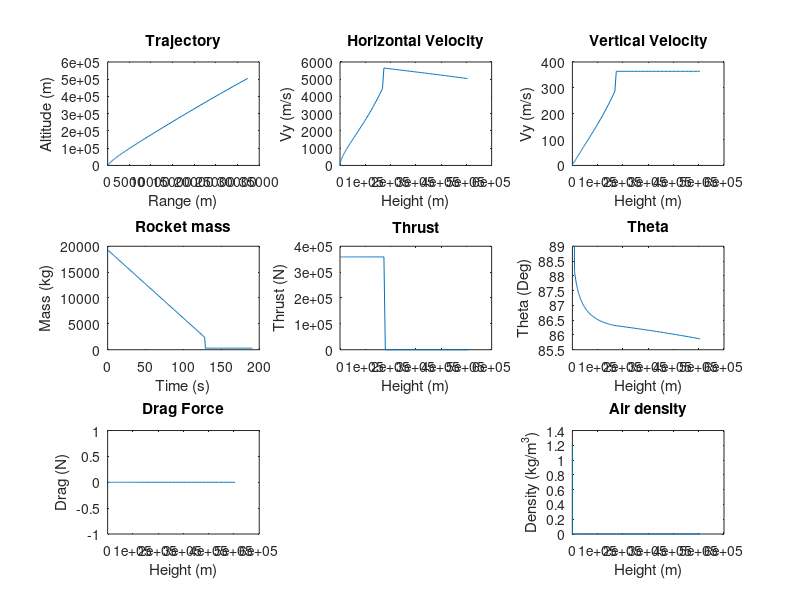

Write the MATLAB code that produced this figure.
  % Program:
  % Rocket_Trajectory_Simulation.m
  % Multi-stage rocket dynamics and trajectory simulation.
  %
  % Description:
  % Predicts multi-stage rocket dynamics and trajectories based on the given 
  % rocket mass, mass flow, engine thrust, launch parameters, and drag coefficient.
  % The drag is related to the ambient air pressure which modelled with the ISA
  % standard atmosphere.
  %
  % Variable List:
  % Delta = Time step (s)
  % t = Time (s)
  % Thrust = Thrust (N)
  % Mass = Mass (kg)
  % Mass_Flow = Flow of mass per second that comes out of the thruster (kg/s)
  % Mass_Rocket_With_Motor = Mass with motor (kg)
  % Mass_Rocket_Without_Motor = Mass without motor (kg)
  % Theta = Angle (deg)
  % C = Drag coefficient
  % Rho = Air density (kg/m^3)
  % A = Rocket projected area (m^2)
  % Gravity = Gravity (m/s^2)
  % Launch_Rod_Length = Length of launch rod (m)
  % n = Counter
  % Fn = Normal force (N)
  % Drag = Drag force (N)
  % Fx = Sum of forces in the horizontal direction (N)
  % Fy = Sum of forces in the vertical direction (N)
  % Vx = Velocity in the horizontal direction (m/s)
  % Vy = Velocity in the vertical direction (m/s)
  % Ax = Acceleration in the horizontal direction (m/s^2)
  % Ay = Acceleration in the vertical direction (m/s^2)
  % x = Horizontal position (m)
  % y = Vertical position (m)
  % Distance_x = Horizontal distance travelled (m)
  % Distance_y = Vertical travelled (m)
  % Distance = Total distance travelled (m)
  % Memory_Allocation = Maximum number of time steps expected

  clear, clc      % Clear command window and workspace

  % Simulation parameters
  Delta = 1;                  % Time step 
  Memory_Allocation = 100000;    % Maximum number of time steps expected

  % Preallocate memory for arrays
  t = zeros(1, Memory_Allocation);
  Thrust = zeros(1, Memory_Allocation);
  Mass = zeros(1, Memory_Allocation);
  Theta = zeros(1, Memory_Allocation);
  Fn = zeros(1, Memory_Allocation);
  Drag = zeros(1, Memory_Allocation);
  Fx = zeros(1, Memory_Allocation);
  Fy = zeros(1, Memory_Allocation);
  Ax = zeros(1, Memory_Allocation);
  Ay = zeros(1, Memory_Allocation);
  Vx = zeros(1, Memory_Allocation);
  Vy = zeros(1, Memory_Allocation);
  x = zeros(1, Memory_Allocation);
  y = zeros(1, Memory_Allocation);
  Rho=zeros(1, Memory_Allocation);
  Mass_Flow = zeros(1, Memory_Allocation);
  % Natural constants
  C = 0.4;                                % Drag coefficient
  Gravity = 9.81;                         % Gravity (m/s^2)

  % Mass_Structure = 0.05 * Mass_Start;     % Mass of the strucutre and the motors (kg)
  Mass_Flow_One = 11*12;                    % Propulsion mass flow of the first stage (kg/s)
  Mass_Flow_Two = 12;                      % Propulsion mass flow of the second stage (kg/s)
  Thrust_One = 29898*12;                     % Sum of thrust of the first stage ( (kg*m)/s^2 )
  Thrust_Two = 38027.5;                       % Sum of thrust of the second stage ( (kg*m)/s^2 )

  % Rocket parameters
  r = 1.5;                                 % Rocket fuselage radius (m)
  A = 2*pi*r^2;                           % Rocket projected attack area (m^2)
  Launch_Rod_Length = 1;                  % Length of launch rod (m)
  Mass_Motor_And_Strucutre_One = 999 ;    % Mass of the first stage rocket motor (kg)
  Mass_Motor_And_Structure_Two = 1151;    % Mass of the second stage rocket motor (kg)
  Mass_Start = 19301;                     % Start mass of the rocket (kg)
  Mass_Fuel_One = 17001;                  % Fuel mass of the first stage (kg)
  Mass_Fuel_Two = 1201;                   % Fuel mass of the second stage (kg)
  Mass_Payload = 300;                     % Mass of Payload (kg)

  % Maneuver parameters
  Theta(1) = 89;                     % Initial angle (deg)
  DeltaTheta = 0.00001;              % Flying angle (deg/s)
  Height_Start_Gravity_Turn = 8000;  % Height when the vertical flight is stopped and the rocket is tilted for the gravity turn maneuver (m)
  Eject_One = false;       
  Eject_Two = false;
  % Rocket_Tips = false;
  Mission_Success = false;

  % Inital parameters
  Vx(1) = 0;                      % Initial horizontal speed (m/s)
  Vy(1) = 0;                      % Initial vertical speed (m/s)
  x(1) = 0;                       % Initial horizontal position (m)
  y(1) = 0.1;                     % Initial vertical position (m)
  Distance_x(1) = 0;              % Initial horizontal distance travelled (m)
  Distance_y(1) = 0;              % Initial vertical distance travelled (m)
  Distance(1) = 0;                % Initial distance travelled (m)
  Rho(1) = 1.2;                   % Initial air density (kg/m^3)
  Mass(1) = Mass_Start;           % Initial rocket mass (kg)
  Thrust(1) = Thrust_One;         % Inital rocket thrust ( (kg*m)/s^2 )
  n = 1;                          % Initial time step            
  stage = 1;                      % Initial stage (1 for the first one)
  Seperation_One = false;         % Stage one at start not seperated
  Seperation_Two = false;         % Stage two at start nit seperated

  Mass_Flow(1) = Mass_Flow_One * Delta; % Inital mass flow equals the mass flow of the first stage times the delta
  clc % clean the console

  while y(n) > 0  && Mission_Success == false      % Run until rocket hits the ground or mission completed
      disp('Mass');disp(Mass(n));
      n = n+1;                    % Increment time step
      t(n)= (n-1)*Delta;          % Elapsed time     
      
    % Determine rocket thrust and mass based on launch phase 
    if (stage == 1)
      disp('Stage 1 active');
      Thrust(n) = Thrust_One;
      Mass_Flow(n) = Mass_Flow_One * Delta;
      disp([Thrust(n),Mass_Flow(n)]);
    else
      if(stage == 2)
        disp('Stage 2 active');
        Thrust(n) = Thrust_Two;
        Mass_Flow(n) = Mass_Flow_Two * Delta; 
        disp([Thrust(n),Mass_Flow(n)]);
      else
        Thrust(n)=0; 
      endif
    endif

    Mass(n) = Mass(n-1) - Mass_Flow(n);     
    disp('Mass');disp(Mass(n) - Mass_Flow(n));
    
    % Seperation logic
    if Mass(n) <= (Mass_Start - Mass_Fuel_One) && Seperation_One == false;     % seperation condition first stage
      disp('Seperation first stage');
      Seperation_One = true;
      stage = 2;
      Mass(n) = Mass(n) - Mass_Motor_And_Strucutre_One;
    endif

    if Mass(n) <= (Mass_Payload + Mass_Motor_And_Structure_Two) && Seperation_Two == false % seperation condition second stage
      disp('Seperation second stage');
      Seperation_Two = true;
      stage = 3;
      Mass(n) = Mass_Payload;
    endif

    
      % Drag force calculation
      % C - Drag coefficient, related to the velocity?
      % Rho - Air density
      % A - Refernce area
      % (Vx(n-1)^2+Vy(n-1)^2) - absolute velocity squared
      Drag(n)= 0.5*C*Rho(n-1)*A*(Vx(n-1)^2+Vy(n-1)^2); % Calculate drag force
      
      % Sum of forces calculations 
      Fx(n)= Thrust(n)*cosd(Theta(n-1))-Drag(n)*cosd(Theta(n-1));                     % Sum x forces
      Fy(n)= Thrust(n)*sind(Theta(n-1))-(Mass(n)*Gravity)- Drag(n)*sind(Theta(n-1));  % Sum y forces
    
      % Acceleration calculation
      Ax(n)= Fx(n)/Mass(n);                       % Net accel in x direction 
      Ay(n)= Fy(n)/Mass(n);                       % Net accel in y direction

      % Velocity calculations
      Vx(n)= Vx(n-1)+Ax(n)*Delta;                 % Velocity in x direction
      Vy(n)= Vy(n-1)+Ay(n)*Delta;                 % Velocity in y direction

      % Position calculations
      x(n)= x(n-1)+Vx(n)*Delta;                   % Position in x direction
      y(n)= y(n-1)+Vy(n)*Delta;                   % Position in y direction   
      
      % Air pressure calculation with ISA model
      Rho(n) = isa(y(n),"R");   
      
      % Rocket angle calculation
      % ^ Vy
      % |   / 
      % |  / angle in between velocity vector and x-direction
      % | /  
      % |/---> Vx
      if y(n) >= Height_Start_Gravity_Turn  % if y(n) > Height_Start_Gravity_Turn  % if a certain heigth is reached, the rocket is actively tilting
        Theta(n) = atand(Vy(n)/Vx(n));      % % Angle defined by velocity vector in degrees    
        Theta(n) = Theta(n) - DeltaTheta;
        disp('Theta is now turning');disp(Theta(n));
      else
        Theta(n)= 89;        
      endif
      
      % set the mission goals and end the mission if archieved
      if y(n) > 500000
        Mission_Success = true;
        disp('Mission success');
      endif

       disp('Fy');disp(Fy(n));
      
  end


  figure('units','normalized','outerposition',[0 0 1 1]) % Maximize plot window

  % Figure 1
  subplot(3,3,1)
  plot(x(1:n),y(1:n)); 
  xlabel({'Range (m)'});
  ylabel({'Altitude (m)'});
  title({'Trajectory'});

  % Figure 2
  subplot(3,3,2)
  plot(y(1:n),Vy(1:n));
  xlabel({'Height (m)'});
  ylabel({'Vy (m/s)'});
  title({'Horizontal Velocity'});

  % Figure 3
  subplot(3,3,3)
  plot(y(1:n),Vx(1:n));
  xlabel({'Height (m)'});
  ylabel({'Vy (m/s)'});
  title({'Vertical Velocity'});

  % Figure 3
  subplot(3,3,4)
  plot(t(1:n),Mass(1:n));
  xlabel({'Time (s)'});
  ylabel({'Mass (kg)'});
  title({'Rocket mass'});

  % Figure 5
  subplot(3,3,5)
  plot(y(1:n),Thrust(1:n));
  xlabel({'Height (m)'});
  ylabel({'Thrust (N)'});
  title({'Thrust' });


  % Figure 4
  subplot(3,3,6)
  plot(y(1:n),Theta(1:n));
  xlabel({'Height (m)'});
  ylabel({'Theta (Deg)'});
  title({'Theta'});

  % Figure 6
  subplot(3,3,7)
  plot(y(1:n),Drag(1:n));
  xlabel({'Height (m)'});
  ylabel({'Drag (N)'});
  title({'Drag Force'});

  % Figure 8
  subplot(3,3,9)
  plot(y(1:n),Rho(1:n));
  xlabel({'Height (m)'});
  ylabel({'Density (kg/m^3)'});
  title({'Air density'});
